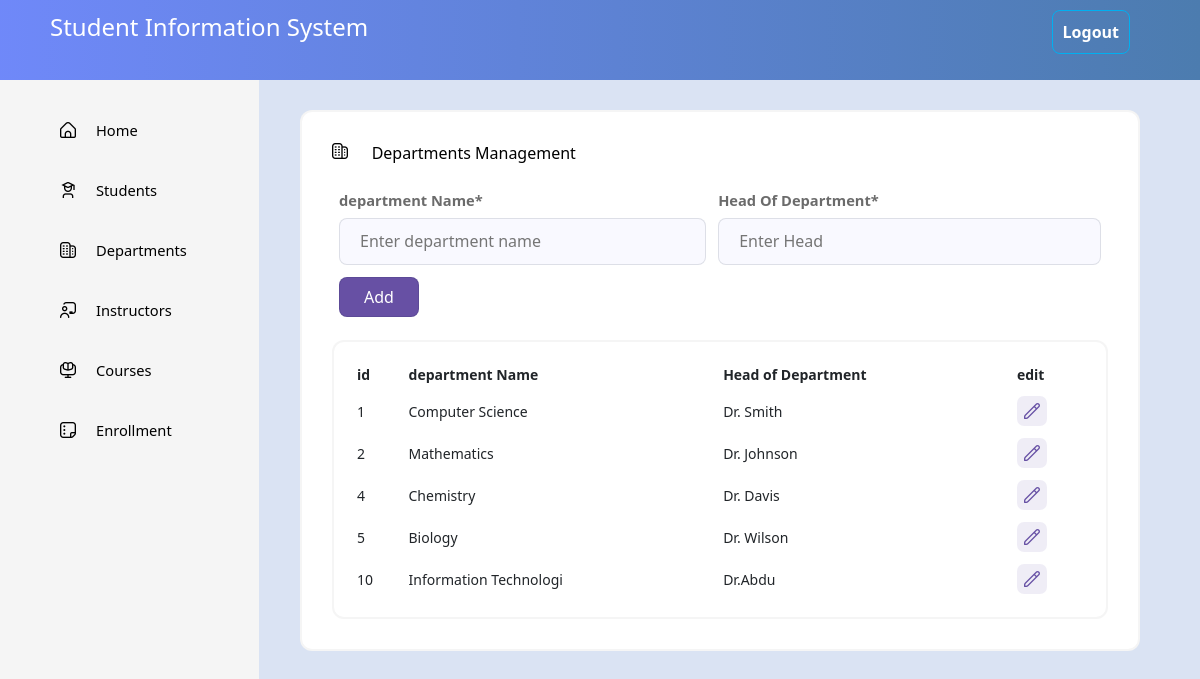
The page /collage/department_List.php (signed in) on the database its author committed.
### tables this page shows
CREATE TABLE `department` (
  `department_id` int(11) NOT NULL,
  `department_name` varchar(100) NOT NULL,
  `head_of_department` varchar(100) DEFAULT NULL
);

### gridview.php (the view, shortened to what this page needs)
<?php
class Gridview{
    public $tableName = null;
    public $attribut =array();
    public $data_set = array();
    public $actions=array();
    public function __construct($tableName="", $attribut ,$actions=array(),$data_set=array()){
        $this->tableName = $tableName;
        $this->attribut = $attribut;
        $this->data_set = $data_set;
        $this->actions = $actions;
    }
    function creat_table($data_set =""){
        $tablename=$this->tableName;
        $this->tb = "<table class='tb2'>";
        $this->tb .= "<thead>";
        $data_set = ($data_set!="" )? $data_set : $this->data_set;
        foreach($this->attribut as $attr){
            $this->tb .= "<td>".$attr."</td>";
        }
        $this->tb .= "</thead>";
        if(!empty($data_set)){
            foreach($data_set as $row){
                $row = array_merge($row, $this->actions);
                $this->tb .= "<tr>";
                foreach($row as $cell_data){
                    if($cell_data =="Delete" ||$cell_data =="Edit" || $cell_data =="Add" ||$cell_data =="Search"|| $cell_data =="View" || $cell_data =="Apply" || $cell_data =="Detail")
                    {
                        $this->tb .= "<td>";
                       $this->tb .= "<form action='".htmlspecialchars($_SERVER['PHP_SELF'])."' method='post'>";
                        $this->tb .= "<input type='hidden' name='recordId' value='{$row[0]}'>";
                        $this->tb .= "<button class=\"btn_action\" type='submit' name='$cell_data$tablename' value='$cell_data'><img src=\"..//assets//img//actions//$cell_data.png\" alt=\"$cell_data\"></button>";
                        $this->tb .= "</form>";
                        $this->tb .= "</td>";
                        continue;
                    }
                    else{
                        $this->tb .= "<td>".$cell_data."</td>";
                    }
                }
                $this->tb .= "</tr>";
            }
        }
        echo $this->tb;
    }
   function addAndCloseEnd($item = ""){
    echo "</table>";
    }
}
?>

### collage/department_List.php (shortened to what this page needs)
<?php
include("..//gridview.php");
$txtDepartmentName=$txtHeadOfDepartment="";
include("controll/department/ControllerDepartmentData.php");
if(isset($_SESSION["username"])){
    include("../config/connection.php");
    $query = "SELECT*FROM department;";
    $res = mysqli_query($conn, $query);
    if($res){
        $result_set = mysqli_fetch_all($res,2);
    }
    else{
        echo "ERROR: Coud not feach data";
    }
}else{
    header("Location: ../auth/login.php");
}
?>
<html lang="en">
<head>
    <link rel="stylesheet" type="text/css" href="..//gridviewStyle.css">
    <link rel="stylesheet" type="text/css" href="..//css.css">
</head>
<body>
    <?php include("..//layout//header.php") ?>
    <?php include("..//side.php") ?>
    <div class="center">
        <span class="titel">
            <i class="icon"><img class="title_ico" src="..//assets//img//icon//building.png" alt="noimg"></img></i>
            <h3>Departments Management</h3>
        </span><br><br>
            <div class="container">
            <form method="post" action="<?php echo htmlspecialchars($_SERVER['PHP_SELF']); ?>">
            <table class="table-input">
                <tr>
                    <td colspan="1"><label for="" class="label-input">department Name*</label>
                        <input type="text" name="txtDepartmentName" id="txtDepartmentName"  placeholder="Enter department name" value="<?php echo $txtDepartmentName ;?>">
                    </td>
                    <td>
                        <label for="" class="label-input">Head Of Department*</label>
                        <input type="text" name="txtHeadOfDepartment" id="txtHeadOfDepartment" placeholder="Enter Head">
                    </td>
                </tr>
                <tr>
                    <td><input type="submit" name="addDepartment" id="addDepartment" value="Add"></td>
                </tr>
            </table>
            </form>
            <?php  $tableName = "Department";
                    $colName = array("id","department Name", "Head of Department","edit");
                    $actions=array("Edit");
                    $grid = new Gridview($tableName, $colName, $actions) ;
                    $grid->creat_table($result_set);
                    $grid->addAndCloseEnd()?>
            </div>
    </div>
</body>
</html>

### layout/header.php
<div class="header" style="background: linear-gradient(to right,  rgba(0, 42, 255, 0.492),#4c7caf);">
    <div class="logo_box" >
    <h1 style="font-size:24px;color:white;font-weight:500">Student Information System</h1>
    </div>
    <div class="logout">
        <a href="../layout/Logout.php"><button class="btn_logout" href="">Logout</button></a>
    </div>
</div>

### side.php
<?php
echo '<div class="nav">
<ul>
    <li><a href="index.php"><button id="tab_1" class="btn_tab" href=""><img src="..//assets//img//icon//home.png" alt="noimg"></img>Home</button></a></li>
    <li><a href="student_list.php"><button id="tab_2" class="btn_tab" href=""><img src="..//assets//img//icon//student.png" alt="noimg"></img>Students</button></a></li>
    <li><a href="department_List.php"><button id="tab_3" class="btn_tab" href=""><img src="..//assets//img//icon//building.png" alt="noimg"></img>Departments</button></a></li>
    <li><a href="instructor_List.php"><button id="tab_4" class="btn_tab" href=""><img src="..//assets//img//icon//instructor.png" alt="noimg"></img>Instructors</button></a></li>
    <li><a href="course_List.php"><button id="tab_5" class="btn_tab" href=""><img src="..//assets//img//icon//e-learning.png" alt="noimg"></img>Courses</button></a></li>
    <li><a href="enrollment_List.php"><button id="tab_5" class="btn_tab" href=""><img src="..//assets//img//icon//enroll.png" alt="noimg"></img>Enrollment</button></a></li>
</ul>
</div>';
?>

### gridviewStyle.css (style rules this page uses)
table { border:1px solid;color: red; width: 100%; }
table td,th { text-align:left; }
thead td { width: auto;font-weight:bold;text-align: left;color:#fff; background:#333;padding: 5px; }
tbody td { width: auto;text-align: left; background:#DDD; padding: 5px; }

### css.css (style rules this page uses)
* { margin: 0px; padding: 0px; box-sizing: border-box; font-family: 'Segoe UI', Tahoma, 'Geneva', Verdana, sans-serif; font-size: 14px; }
body { background-color: #DAE3F3; }
.header,.nav,.center { border:none; background-color: black; }
.header { background-color: white; color: black; width: 100%; height: 10%; font-weight: bolder; font-size: 24pt; padding: 10px 50px; position:sticky; top: 0px; box-shadow:0.80 0 0 0.80; display: flex; flex-direction: row; justify-content: space-between; }
.nav { background-color: whitesmoke; border-right:1px solid #DAE3F3; border-right-style: ridge; width: 260px; height: 90%; padding: 20px; float: left; position:sticky; top: 10%; }
.center { background-color: white; width: 70%; border:2px solid #2323240b ; border-radius: 12px; height:auto; margin-left:300px ; margin-right: 40px; margin-top: 30px; padding:30px; font-weight: bolder; box-shadow:0.80 0 0 0.80; display: flexbox; }
h3 { display: inline-block; font-weight: 400; font-size: 16px; }
.btn_logout { background-color:inherit ; border:1px solid #00B0F0; border-radius: 8px; color: #FFFFFF; float: right; font-size: 12pt; font-weight: bold; margin-right: 20px; padding: 10px; }
ul { background-color: white; list-style: none; display: flex; flex-direction: column; }
li { background-color: whitesmoke; width: auto; text-decoration: none; }
li a, a { text-decoration: none; }
.btn_tab { background-color: whitesmoke; border:0px solid black; color: black; width: 100%; position: relative; font-size: 11pt; padding: 10px; padding-left: 40px; text-align: left; line-height: 40px; }
.container { background-color: #FFFFFF; height: auto; width:100%; font-style: normal; color: #0b1c39; font-style: normal; border-radius: 8px; }
img { width: 16px; height: 16px; margin-right: 20px; }
button { width: auto; display: flex; flex-direction: row; justify-content:left; align-items:center; }
table { border:1px solid #2323240b ; width:100%; max-height: 50%; box-shadow:0.80 0 0 0.80; overflow-y:auto; }
table td,table { background-color: #fff; color: #212529; border: none; }
.tb2 { border:2px solid #2323240b ; border-radius: 12px; padding: 16px; box-shadow: none; margin-top: 16px; }
input,select { width: 100%; font-size: 16px; background-color: #f9f9ff; line-height:45px ; border:1px solid #0b1c391e; border-radius: 8px; padding: 0px 20px; }
input[type=submit] { width: auto; height: 40px; padding: 0px 24px; line-height: 16px; font-weight: 500px; font-size: 12pt; background-color:#6750A4; color: #FFFFFF; text-align: center; }
label { font-weight: bold; display: inline-block; margin-bottom: 8px; font-size: 11pt; color: #00000094; }
.titel { margin: 24px 0px; }
.btn_action { background-color: #6650a41a; border-width:0px ; border-radius:7px ; height: 30px; width: 30px; text-align: center; }
.btn_action img { margin: auto; }

### collage/department_List.php (style rules this page uses)
.nav { position:sticky; top: 10%; }

### rows shown on the page
department: department_id "1 Computer Science Dr. Smith"
department: department_id "2 Mathematics Dr. Johnson"
department: department_id "4 Chemistry Dr. Davis"
department: department_id "5 Biology Dr. Wilson"
department: department_id "10 Information Technologi Dr.Abdu"

### other values the page prints
$attr "id department Name Head of Department edit"
